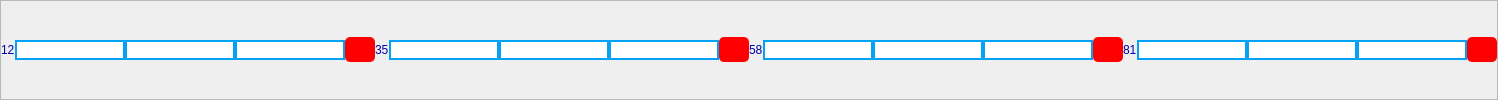
           <widget class="QFrame" name="frame_20">
            <property name="frameShape">
             <enum>QFrame::StyledPanel</enum>
            </property>
            <property name="frameShadow">
             <enum>QFrame::Raised</enum>
            </property>
            <layout class="QHBoxLayout" name="horizontalLayout_17">
             <property name="spacing">
              <number>0</number>
             </property>
             <property name="leftMargin">
              <number>0</number>
             </property>
             <property name="topMargin">
              <number>0</number>
             </property>
             <property name="rightMargin">
              <number>0</number>
             </property>
             <property name="bottomMargin">
              <number>0</number>
             </property>
             <item>
              <widget class="QLabel" name="label_47">
               <property name="styleSheet">
                <string notr="true">color:rgb(0, 0, 173); 
font: 75 8pt &quot;MS Shell Dlg 2&quot;;</string>
               </property>
               <property name="text">
                <string>12</string>
               </property>
              </widget>
             </item>
             <item>
              <widget class="QLineEdit" name="lineEdit_139">
               <property name="styleSheet">
                <string notr="true">border: 2px solid  rgb(5, 161, 245); 
background-color: rgb(255, 255, 255);
</string>
               </property>
              </widget>
             </item>
             <item>
              <widget class="QLineEdit" name="lineEdit_140">
               <property name="styleSheet">
                <string notr="true">border: 2px solid  rgb(5, 161, 245); 
background-color: rgb(255, 255, 255);
</string>
               </property>
              </widget>
             </item>
             <item>
              <widget class="QLineEdit" name="lineEdit_141">
               <property name="styleSheet">
                <string notr="true">border: 2px solid  rgb(5, 161, 245); 
background-color: rgb(255, 255, 255);
</string>
               </property>
              </widget>
             </item>
             <item>
              <widget class="QPushButton" name="pushButton_117">
               <property name="minimumSize">
                <size>
                 <width>0</width>
                 <height>25</height>
                </size>
               </property>
               <property name="maximumSize">
                <size>
                 <width>30</width>
                 <height>16777215</height>
                </size>
               </property>
               <property name="styleSheet">
                <string notr="true">background-color: rgb(0, 0, 0);
background-color: rgb(255, 0, 0);
border-radius: 5px;</string>
               </property>
               <property name="text">
                <string/>
               </property>
              </widget>
             </item>
             <item>
              <widget class="QLabel" name="label_48">
               <property name="styleSheet">
                <string notr="true">color:rgb(0, 0, 173); 
font: 75 8pt &quot;MS Shell Dlg 2&quot;;</string>
               </property>
               <property name="text">
                <string>35</string>
               </property>
              </widget>
             </item>
             <item>
              <widget class="QLineEdit" name="lineEdit_142">
               <property name="styleSheet">
                <string notr="true">border: 2px solid  rgb(5, 161, 245); 
background-color: rgb(255, 255, 255);
</string>
               </property>
              </widget>
             </item>
             <item>
              <widget class="QLineEdit" name="lineEdit_143">
               <property name="styleSheet">
                <string notr="true">border: 2px solid  rgb(5, 161, 245); 
background-color: rgb(255, 255, 255);
</string>
               </property>
              </widget>
             </item>
             <item>
              <widget class="QLineEdit" name="lineEdit_144">
               <property name="styleSheet">
                <string notr="true">border: 2px solid  rgb(5, 161, 245); 
background-color: rgb(255, 255, 255);
</string>
               </property>
              </widget>
             </item>
             <item>
              <widget class="QPushButton" name="pushButton_118">
               <property name="minimumSize">
                <size>
                 <width>0</width>
                 <height>25</height>
                </size>
               </property>
               <property name="maximumSize">
                <size>
                 <width>30</width>
                 <height>16777215</height>
                </size>
               </property>
               <property name="styleSheet">
                <string notr="true">background-color: rgb(0, 0, 0);
background-color: rgb(255, 0, 0);
border-radius: 5px;</string>
               </property>
               <property name="text">
                <string/>
               </property>
              </widget>
             </item>
             <item>
              <widget class="QLabel" name="label_49">
               <property name="styleSheet">
                <string notr="true">color:rgb(0, 0, 173); 
font: 75 8pt &quot;MS Shell Dlg 2&quot;;</string>
               </property>
               <property name="text">
                <string>58</string>
               </property>
              </widget>
             </item>
             <item>
              <widget class="QLineEdit" name="lineEdit_145">
               <property name="styleSheet">
                <string notr="true">border: 2px solid  rgb(5, 161, 245); 
background-color: rgb(255, 255, 255);
</string>
               </property>
              </widget>
             </item>
             <item>
              <widget class="QLineEdit" name="lineEdit_146">
               <property name="styleSheet">
                <string notr="true">border: 2px solid  rgb(5, 161, 245); 
background-color: rgb(255, 255, 255);
</string>
               </property>
              </widget>
             </item>
             <item>
              <widget class="QLineEdit" name="lineEdit_147">
               <property name="styleSheet">
                <string notr="true">border: 2px solid  rgb(5, 161, 245); 
background-color: rgb(255, 255, 255);
</string>
               </property>
              </widget>
             </item>
             <item>
              <widget class="QPushButton" name="pushButton_119">
               <property name="minimumSize">
                <size>
                 <width>0</width>
                 <height>25</height>
                </size>
               </property>
               <property name="maximumSize">
                <size>
                 <width>30</width>
                 <height>16777215</height>
                </size>
               </property>
               <property name="styleSheet">
                <string notr="true">background-color: rgb(0, 0, 0);
background-color: rgb(255, 0, 0);
border-radius: 5px;</string>
               </property>
               <property name="text">
                <string/>
               </property>
              </widget>
             </item>
             <item>
              <widget class="QLabel" name="label_317">
               <property name="styleSheet">
                <string notr="true">color:rgb(0, 0, 173); 
font: 75 8pt &quot;MS Shell Dlg 2&quot;;</string>
               </property>
               <property name="text">
                <string>81</string>
               </property>
              </widget>
             </item>
             <item>
              <widget class="QLineEdit" name="lineEdit_951">
               <property name="styleSheet">
                <string notr="true">border: 2px solid  rgb(5, 161, 245); 
background-color: rgb(255, 255, 255);
</string>
               </property>
              </widget>
             </item>
             <item>
              <widget class="QLineEdit" name="lineEdit_949">
               <property name="styleSheet">
                <string notr="true">border: 2px solid  rgb(5, 161, 245); 
background-color: rgb(255, 255, 255);
</string>
               </property>
              </widget>
             </item>
             <item>
              <widget class="QLineEdit" name="lineEdit_950">
               <property name="styleSheet">
                <string notr="true">border: 2px solid  rgb(5, 161, 245); 
background-color: rgb(255, 255, 255);
</string>
               </property>
              </widget>
             </item>
             <item>
              <widget class="QPushButton" name="pushButton_387">
               <property name="minimumSize">
                <size>
                 <width>0</width>
                 <height>25</height>
                </size>
               </property>
               <property name="maximumSize">
                <size>
                 <width>30</width>
                 <height>16777215</height>
                </size>
               </property>
               <property name="styleSheet">
                <string notr="true">background-color: rgb(0, 0, 0);
background-color: rgb(255, 0, 0);
border-radius: 5px;</string>
               </property>
               <property name="text">
                <string/>
               </property>
              </widget>
             </item>
            </layout>
           </widget>
